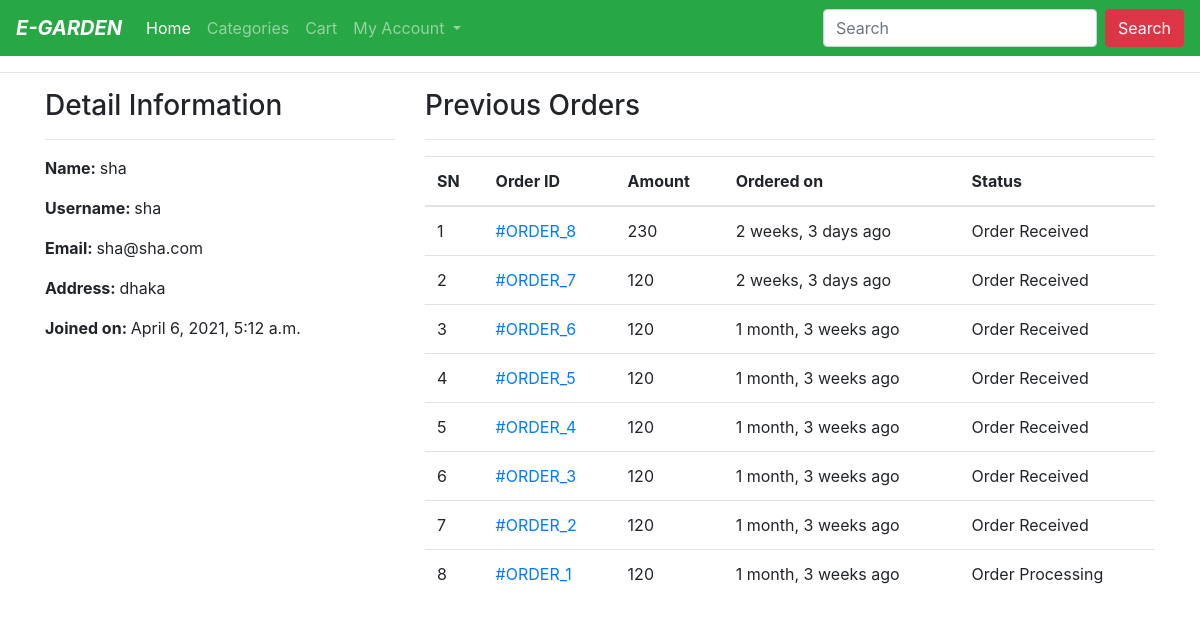
Page /profile/ (signed in) on the committed database.
### mainapp/models.py (models this page shows, shortened)
class Customer(models.Model):
    user = models.OneToOneField(User, on_delete=models.CASCADE, unique=True)
    full_name = models.CharField(max_length=200)
    address = models.CharField(max_length=200, null=True, blank=True)
    phone_no=models.CharField(max_length=20)
    joined_on = models.DateTimeField(auto_now_add=True)

class Order(models.Model):
    cart = models.OneToOneField(Cart, on_delete=models.CASCADE)
    ordered_by = models.CharField(max_length=200)
    shipping_address = models.CharField(max_length=200)
    mobile = models.CharField(max_length=10)
    email = models.EmailField(null=True, blank=True)
    subtotal = models.PositiveIntegerField()
    discount = models.PositiveIntegerField()
    total = models.PositiveIntegerField()
    order_status = models.CharField(max_length=50, choices=ORDER_STATUS, default="Order Processing")
    created_at = models.DateTimeField(auto_now_add=True)
    payment_method = models.CharField(
        max_length=20, choices=METHOD, default="Cash On Delivery")
    payment_completed = models.BooleanField(
        default=False, null=True, blank=True)

### mainapp/views.py (the view)
# urls.py: path("profile/", CustomerProfileView.as_view(), name="customerprofile"),
class CustomerProfileView(TemplateView):
    template_name = "customerprofile.html"
    def dispatch(self, request, *args, **kwargs):
        if request.user.is_authenticated and Customer.objects.filter(user=request.user).exists():
            pass
        else:
            return redirect("/login/?next=/profile/")
        return super().dispatch(request, *args, **kwargs)
    def get_context_data(self, **kwargs):
        context = super().get_context_data(**kwargs)
        customer = self.request.user.customer
        context['customer'] = customer
        orders = Order.objects.filter(cart__customer=customer).order_by("-id")
        context["orders"] = orders
        return context

### templates/customerprofile.html (shortened to what this page needs)
{% extends 'base.html' %}
{% block content %}
<div class="container">
    <div class="row">
        <div class="col-md-4">
            <h3>Detail Information</h3><hr>
            <p><span class="font-weight-bold">Name: </span> {{customer.full_name}}</p>
            <p><span class="font-weight-bold">Username: </span> {{customer.user.username}}</p>
            <p><span class="font-weight-bold">Email: </span> {{customer.user.email}}</p>
            <p><span class="font-weight-bold">Address: </span> {{customer.address}}</p>
            <p><span class="font-weight-bold">Joined on: </span> {{customer.joined_on}}</p>
        </div>
        <div class="col-md-8">
            <h3>Previous Orders</h3>
            <hr>
            <table class="table">
                <thead>
                    <tr>
                        <th>SN</th>
                        <th>Order ID</th>
                        <th>Amount</th>
                        <th>Ordered on</th>
                        <th>Status</th>
                    </tr>
                </thead>
                <tbody>
                    {% for ord in orders %}
                    <tr>
                        <td>{{forloop.counter}}</td>
                        <td><a href="{% url 'mainapp:customerorderdetail' ord.pk %}"> #ORDER_{{ord.id}}</a></td>
                        <td>{{ord.total}}</td>
                        <td>{{ord.created_at|timesince}} ago</td>
                        <td>{{ord.order_status}}</td>
                    </tr>
                    {% endfor %}
                </tbody>
            </table>
        </div>
    </div>
</div>
{% endblock %}

### templates/base.html (shortened to what this page needs)
<!DOCTYPE html>
<html lang="en">
<head>
    <link rel="stylesheet" href="https://stackpath.bootstrapcdn.com/bootstrap/4.5.2/css/bootstrap.min.css">
</head>
<body>
    <nav class="navbar navbar-expand-lg navbar-dark bg-success">
        <a class="navbar-brand" href="{% url 'mainapp:home' %}"><b><i>E-GARDEN</i></b></a>
        <div class="collapse navbar-collapse" id="navbarSupportedContent">
            <ul class="navbar-nav mr-auto">
            <li class="nav-item active">
                <a class="nav-link" href="{% url 'mainapp:home' %}">Home <span class="sr-only">(current)</span></a>
            </li>
            <li class="nav-item">
                <a class="nav-link" href="{% url 'mainapp:allproducts' %}">Categories</a>
            </li>
            <li class="nav-item">
                <a class="nav-link" href="{% url 'mainapp:mycart' %}">Cart</a>
            </li>
            <li class="nav-item dropdown">
                <a class="nav-link dropdown-toggle" href="#" id="navbarDropdown" role="button" data-toggle="dropdown" aria-haspopup="true" aria-expanded="false">
                My Account
                </a>
            </li>
            </ul>
            <form class="form-inline my-2 my-lg-0" action="{% url 'mainapp:search' %}" method="GET">
            <input name="keyword" class="form-control mr-sm-2" type="search" placeholder="Search" aria-label="Search" required>
            <button class="btn btn-danger my-2 my-sm-0" type="submit">Search</button>
            </form>
        </div>
        </nav>
    <hr>
    {% block content %}
    {% endblock %}
</body>
</html>

### rows in the picture
Customer: full_name "sha", user.username "sha", user.email "sha@sha.com", address "dhaka", joined_on "April 6, 2021, 5:12 a.m."
Order: id "8", total "230", created_at "2 weeks, 3 days", order_status "Order Received"
Order: id "7", total "120", created_at "2 weeks, 3 days", order_status "Order Received"
Order: id "6", total "120", created_at "1 month, 3 weeks", order_status "Order Received"
Order: id "5", total "120", created_at "1 month, 3 weeks", order_status "Order Received"
Order: id "4", total "120", created_at "1 month, 3 weeks", order_status "Order Received"
Order: id "3", total "120", created_at "1 month, 3 weeks", order_status "Order Received"
Order: id "2", total "120", created_at "1 month, 3 weeks", order_status "Order Received"
Order: id "1", total "120", created_at "1 month, 3 weeks", order_status "Order Processing"
